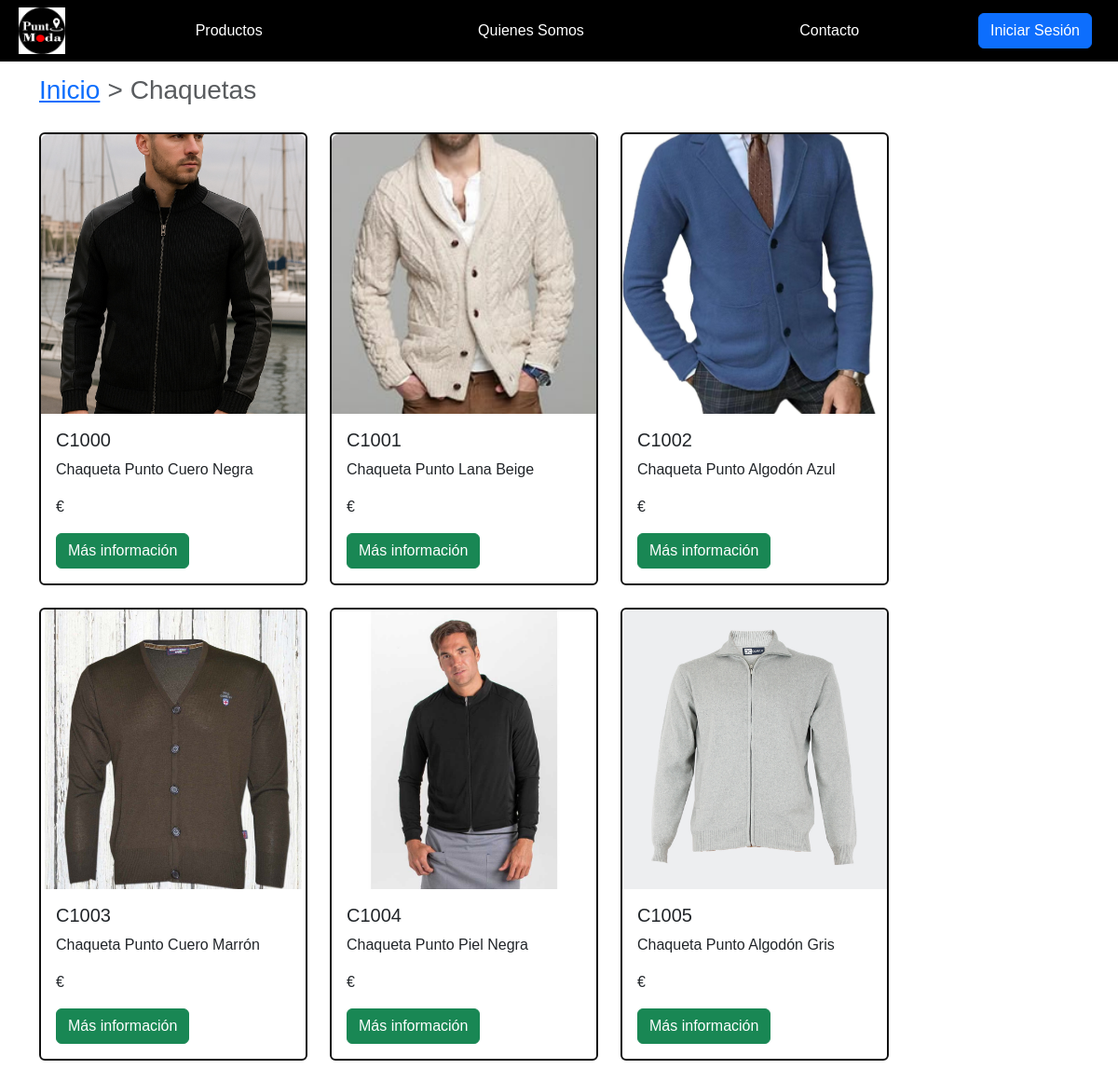
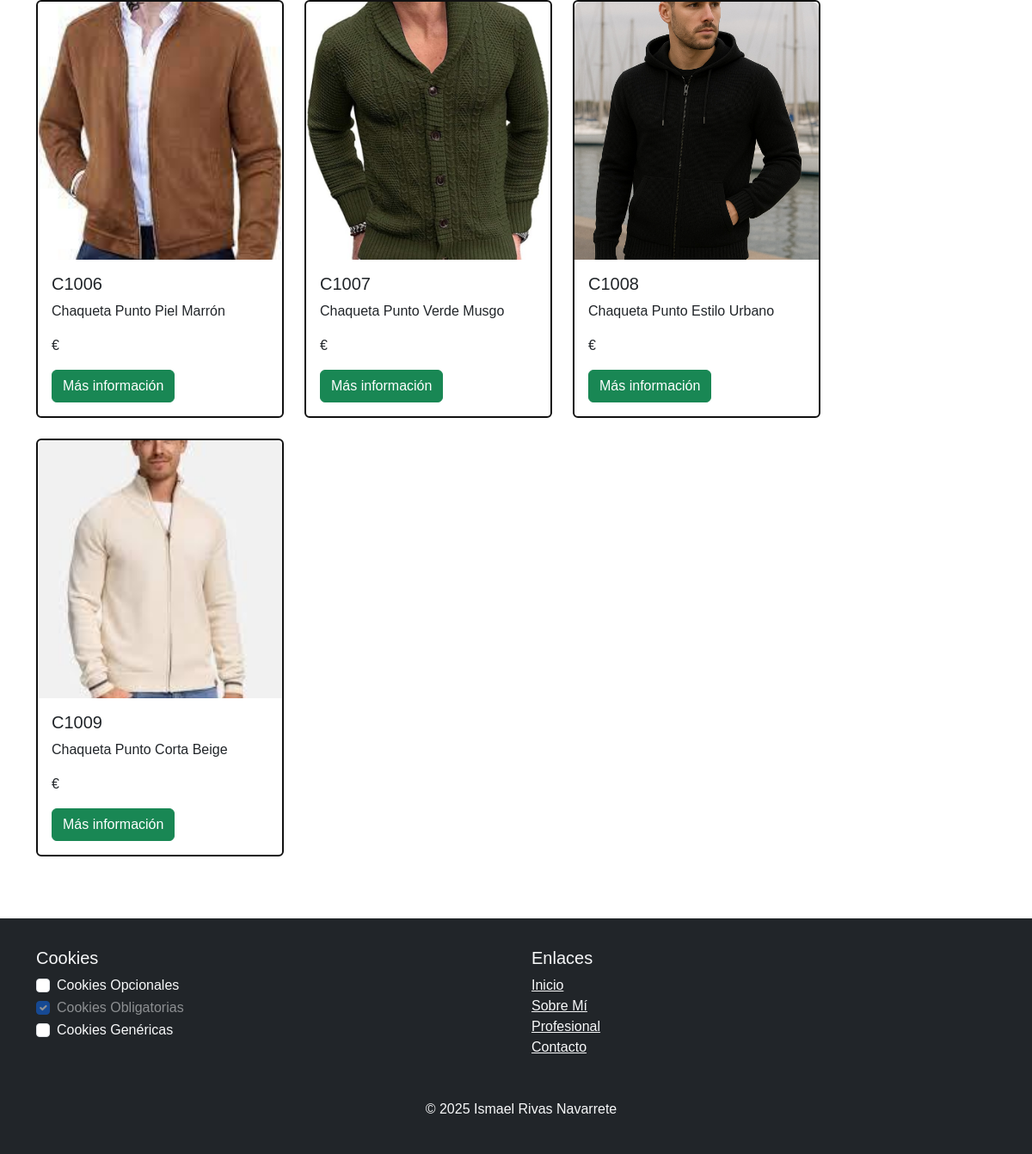
Before: /chaquetas.php with the older database file (2 pictures, top to bottom).
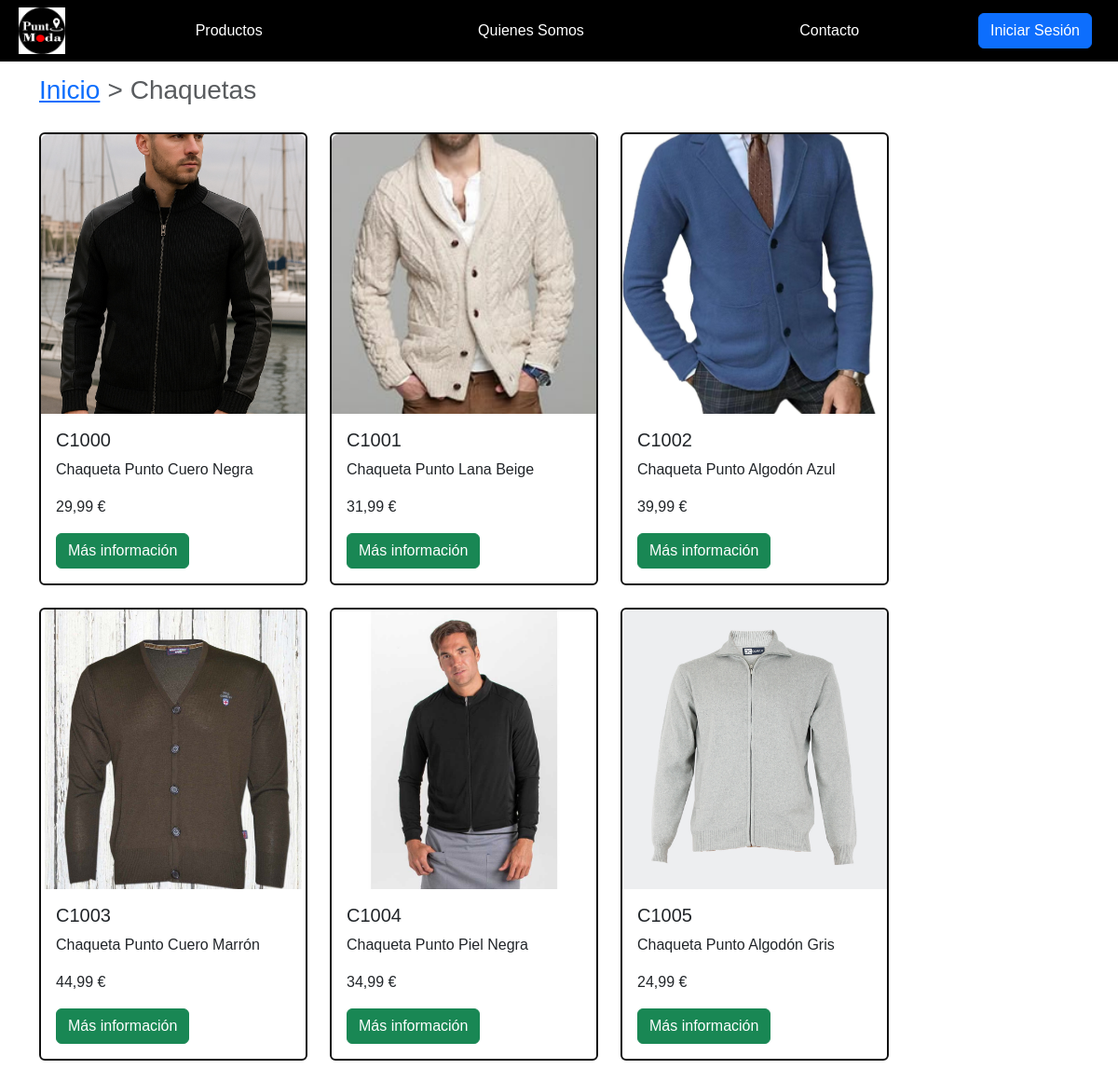
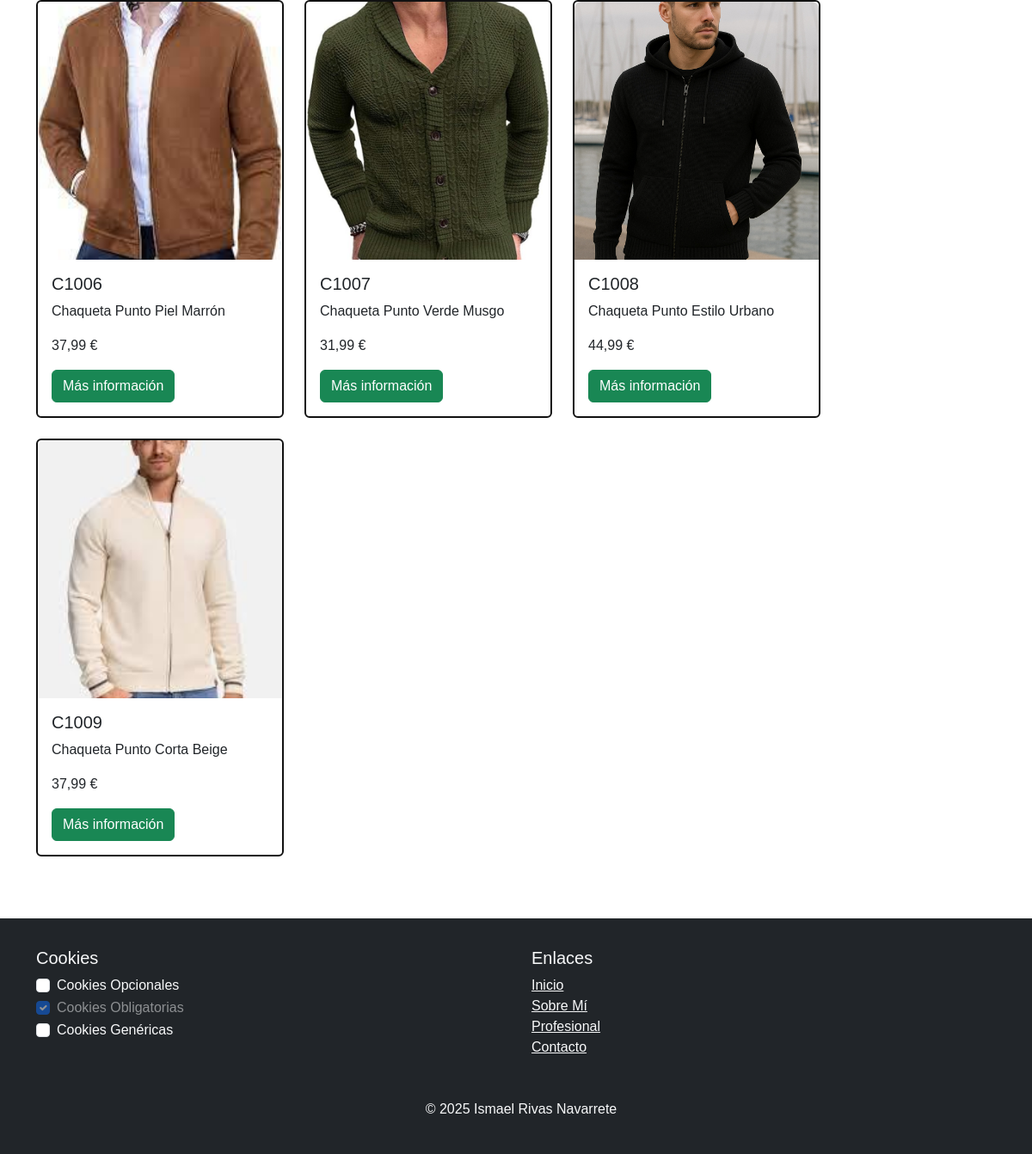
After: the same page with the newer database file (2 pictures, top to bottom).
### tables this page shows
CREATE TABLE IF NOT EXISTS Productos (
    cod_producto CHAR(5) PRIMARY KEY,
    nombre VARCHAR(40) NOT NULL,
    modelo MEDIUMINT NOT NULL,
    descripcion TEXT,
    imagen VARCHAR(255),
    precio DECIMAL(5,2),
    CIF VARCHAR(9) NOT NULL, 
    FOREIGN KEY (CIF) REFERENCES Proveedores(CIF) ON UPDATE CASCADE ON DELETE RESTRICT
);

### www/chaquetas.php (the view, shortened to what this page needs)
<?php
$conexionBaseDatos = Conexion::conexionBD();
$busqueda = 'C%';
$consultaProducto = $conexionBaseDatos->prepare("SELECT cod_producto, nombre, modelo, descripcion, imagen, REPLACE(FORMAT(precio, 2), '.', ',') AS precio, CIF FROM Productos WHERE cod_producto like ?");
$consultaProducto->bind_param("s", $busqueda);
$consultaProducto->execute();
$resultado = $consultaProducto->get_result();
?>
<!DOCTYPE html>
<html lang="es">
<head>
    <link rel="stylesheet" href="https://cdn.jsdelivr.net/npm/bootstrap@5.3.0/dist/css/bootstrap.min.css">
    <link rel="stylesheet" href="css/styles.css">
</head>
<body>
    <?php include 'php/navbar.php'; ?>
    <main class="container">
        <nav style="--bs-breadcrumb-divider: '>';" aria-label="breadcrumb">
            <ol class="breadcrumb">
                <li class="breadcrumb-item"><a href="index.php">Inicio</a></li>
                <li class="breadcrumb-item active" aria-current="page">Chaquetas</li>
            </ol>
        </nav>
        <div class="d-flex flex-wrap gap-4 justify-content-start my-4">
            <?php while ($producto = $resultado->fetch_assoc()) {
                $identificadorModal = "modal_" . htmlspecialchars($producto['cod_producto']);
            ?>
                <div class="card" style="width: 18rem;">
                    <img src="<?php echo htmlspecialchars($producto['imagen']); ?>" class="card-img-top" alt="Imagen del producto">
                    <div class="card-body">
                        <h5 class="card-title"><?php echo htmlspecialchars($producto['cod_producto']); ?></h5>
                        <p class="card-text"><?php echo htmlspecialchars($producto['nombre']); ?></p>
                        <p class="card-text"><?php echo htmlspecialchars($producto['precio']). " €"; ?></p>
                        <button class="btn btn-success" data-bs-toggle="modal" data-bs-target="#<?php echo $identificadorModal; ?>">
                            Más información
                        </button>
                    </div>
                </div>
            <?php } ?>
        </div>
    </main>
    <?php include 'php/footer.php'; ?>
</body>
</html>

### www/php/navbar.php (shortened to what this page needs)
<nav class="navbar navbar-expand-lg navbar-dark">
    <div class="container-fluid d-flex align-items-center">
        <a href="index.php"><img src="imagenes/logo.png" class="navbar-logo ms-2 mt-2" alt="logo"></a>
        <div class="collapse navbar-collapse" id="barraNavegacion">
            <ul class="navbar-nav ms-auto">
                <li id="productos" class="nav-item ms-2 mt-2 position-relative"><a class="nav-link" href="jerseys.php">Productos</a>
                </li>
                <li class="nav-item ms-2 mt-2"><a class="nav-link" href="quienesSomos.php">Quienes Somos</a></li>
                <li class="nav-item ms-2 mt-2"><a class="nav-link" href="contacto.php">Contacto</a></li>
            </ul>
        </div>
        <div class="ms-3 me-3 mt-2">
            <?php if (isset($_SESSION['usuario'])) { ?>
                <div class="dropdown">
                    <a class="btn btn-outline-light dropdown-toggle d-flex align-items-center" href="#" role="button" id="perfilDropdown" data-bs-toggle="dropdown" aria-expanded="false">
                        <img src="imagenes/emoticono.jpg" alt="Perfil" class="rounded-circle me-2" width="32" height="32">
                        <span><?php echo htmlspecialchars($_SESSION['usuario']); ?></span>
                    </a>
                    <ul class="dropdown-menu dropdown-menu-end" aria-labelledby="perfilDropdown">
                        <li><a class="dropdown-item text-danger" href="php/logout.php">Cerrar sesión</a></li>
                    </ul>
                </div>
            <?php  } else { ?>
                <a href="php/login.php">
                    <button type="button" class="btn btn-primary">Iniciar Sesión</button>
                </a>
            <?php } ?>
        </div>
    </div>
</nav>

### www/php/footer.php
<footer class="bg-dark text-light py-4 mt-5">
    <div class="container">
        <div class="row">
            <div class="col-md-6 mb-3">
                <h5>Cookies</h5>
                <ul class="list-unstyled">
                    <li>
                        <div class="form-check">
                            <input class="form-check-input" type="checkbox" id="cookiesOpcionales">
                            <label class="form-check-label" for="cookiesOpcionales">
                                Cookies Opcionales
                            </label>
                        </div>
                    </li>
                    <li>
                        <div class="form-check">
                            <input class="form-check-input" type="checkbox" id="cookiesObligatorias" disabled checked>
                            <label class="form-check-label" for="cookiesObligatorias">
                                Cookies Obligatorias
                            </label>
                        </div>
                    </li>
                    <li>
                        <div class="form-check">
                            <input class="form-check-input" type="checkbox" id="cookiesGenericas">
                            <label class="form-check-label" for="cookiesGenericas">
                                Cookies Genéricas
                            </label>
                        </div>
                    </li>
                </ul>
            </div>
            <div class="col-md-6 mb-3">
                <h5>Enlaces</h5>
                <ul class="list-unstyled">
                    <li><a href="index.php" class="text-light">Inicio</a></li>
                    <li><a href="sobreti.html" class="text-light">Sobre Mí</a></li>
                    <li><a href="profesional.html" class="text-light">Profesional</a></li>
                    <li><a href="contacto.html" class="text-light">Contacto</a></li>
                </ul>
            </div>
        </div>
        <div class="text-center mt-3">
            <p>&copy; 2025 Ismael Rivas Navarrete</p>
        </div>
    </div>
</footer>

### www/css/styles.css (style rules this page uses)
html, body { height: 100%; margin: 0; padding: 0; }
body { display: flex; flex-direction: column; font-family: Arial, sans-serif; }
.navbar { background-color: black; margin-top: 0; padding-top: 0; }
.navbar-logo { max-height: 50px; width: auto; margin-right: 20px; }
.navbar-dark .navbar-nav .nav-link { color: white; margin: 0 15px; }
.navbar-nav { width: 100%; display: flex; justify-content: space-around; }
main { flex: 1; }
.container { margin-top: 10px; padding-right: 0 !important; }
#productos { position: relative; }
.breadcrumb { font-size: 1.75rem; }
.card { border: 2px solid #111 }
.card-img-top { width: 100%; height: 300px; object-fit: cover; border-radius: 8px 8px 0 0; }

Changed rows visible on the page:
changed productos "Chaqueta Punto Cuero Negra": precio (not shown) → "29,99"
changed productos "Chaqueta Punto Lana Beige": precio (not shown) → "31,99"
changed productos "Chaqueta Punto Algodón Azul": precio (not shown) → "39,99"
changed productos "Chaqueta Punto Cuero Marrón": precio (not shown) → "44,99"
changed productos "Chaqueta Punto Piel Negra": precio (not shown) → "34,99"
changed productos "Chaqueta Punto Algodón Gris": precio (not shown) → "24,99"
changed productos "Chaqueta Punto Piel Marrón": precio (not shown) → "37,99"
changed productos "Chaqueta Punto Verde Musgo": precio (not shown) → "31,99"
changed productos "Chaqueta Punto Estilo Urbano": precio (not shown) → "44,99"
changed productos "Chaqueta Punto Corta Beige": precio (not shown) → "37,99"
